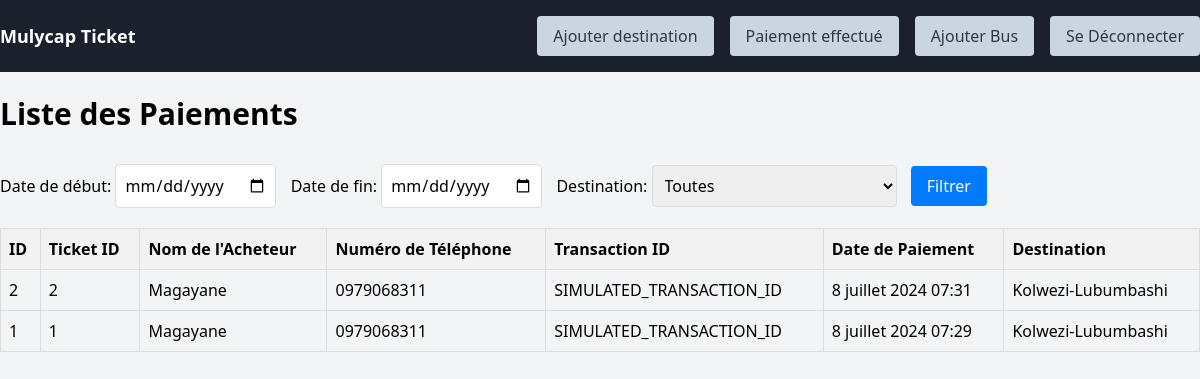
The page /payments/ (signed in) on the database as committed earlier.
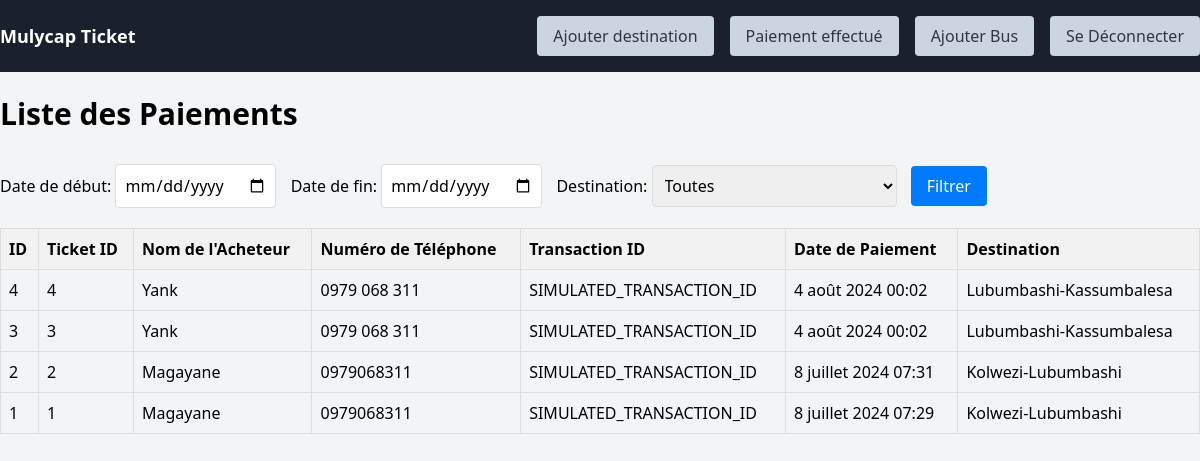
The same page on the database as committed later.
### project/models.py (models this page shows, shortened)
class Payment(models.Model):
    ticket = models.OneToOneField(Ticket, on_delete=models.CASCADE)
    transaction_id = models.CharField(max_length=100)
    payment_date = models.DateTimeField(auto_now_add=True)

class Ticket(models.Model):
    user = models.ForeignKey(User, on_delete=models.CASCADE)
    destination = models.ForeignKey(Destination, on_delete=models.CASCADE)
    purchase_date = models.DateTimeField(auto_now_add=True)
    departure_date = models.DateField()
    is_confirmed = models.BooleanField(default=False)
    amount_paid = models.PositiveBigIntegerField(default=0)
    pdf = models.FileField(upload_to='tickets/', null=True, blank=True)  # Champ pour le fichier PDF

class User(AbstractBaseUser, PermissionsMixin):
    email = models.EmailField(('email address'), unique=True)
    first_name = models.CharField(('first name'), max_length=30, blank=True)
    last_name = models.CharField(('last name'), max_length=30, blank=True)
    phone_number = models.CharField(max_length=100,unique=True,blank=True)
    date_joined = models.DateTimeField(('date joined'), auto_now_add=True)
    is_active = models.BooleanField(('active'), default=True)
    is_staff = models.BooleanField(('staff'), default=True)
    objects = UserManager()
    USERNAME_FIELD = 'email'
    REQUIRED_FIELDS = []
    class Meta:
        verbose_name = ('user')
        verbose_name_plural = ('users')

class Destination(models.Model):
    name = models.CharField(max_length=100)
    heure_depart = models.TimeField()
    bus = models.ForeignKey(Bus,on_delete=models.CASCADE)
    photo = models.ImageField(upload_to='voyage')
    montant = models.PositiveBigIntegerField(default=0)

### project/views.py (the view)
# urls.py: path('payments/', views.payment_list, name='payment_list'),
@login_required
def payment_list(request):
    start_date = request.GET.get('start_date')
    end_date = request.GET.get('end_date')
    destination_id = request.GET.get('destination')
    payments = Payment.objects.all().order_by('-payment_date')
    if start_date and end_date:
        start_date = datetime.strptime(start_date, '%Y-%m-%d')
        end_date = datetime.strptime(end_date, '%Y-%m-%d')
        payments = payments.filter(payment_date__range=(start_date, end_date))
    if destination_id:
        payments = payments.filter(ticket__destination_id=destination_id)
    destinations = Destination.objects.all()
    return render(request, 'payment_list.html', {
        'payments': payments,
        'start_date': start_date,
        'end_date': end_date,
        'destinations': destinations,
        'selected_destination': destination_id
    })

### project/templates/payment_list.html (shortened to what this page needs)
{% extends 'base.html' %}
{% block content %}
    <h1 class="text-3xl font-bold mb-8">Liste des Paiements</h1>
    <form method="get" class="filter-form">
        <label for="start_date">Date de début:</label>
        <input type="date" id="start_date" name="start_date" value="{{ start_date|date:'Y-m-d' }}">
        <label for="end_date">Date de fin:</label>
        <input type="date" id="end_date" name="end_date" value="{{ end_date|date:'Y-m-d' }}">
        <label for="destination">Destination:</label>
        <select id="destination" name="destination">
            <option value="">Toutes</option>
        </select>
        <button type="submit">Filtrer</button>
    </form>
    <table class="payment-table">
        <thead>
            <tr>
                <th>ID</th>
                <th>Ticket ID</th>
                <th>Nom de l'Acheteur</th>
                <th>Numéro de Téléphone</th>
                <th>Transaction ID</th>
                <th>Date de Paiement</th>
                <th>Destination</th>
            </tr>
        </thead>
        <tbody>
            {% for payment in payments %}
                <tr>
                    <td>{{ payment.id }}</td>
                    <td>{{ payment.ticket.id }}</td>
                    <td>{{ payment.ticket.user.name }} {{ payment.ticket.user.last_name }}</td>
                    <td>{{ payment.ticket.user.phone_number }}</td>
                    <td>{{ payment.transaction_id }}</td>
                    <td>{{ payment.payment_date }}</td>
                    <td>{{ payment.ticket.destination.name }}</td>
                </tr>
            {% endfor %}
        </tbody>
    </table>
{% endblock %}

### project/templates/base.html (shortened to what this page needs)
<!DOCTYPE html>
<html lang="en">
<head>
    <link href="https://cdn.jsdelivr.net/npm/tailwindcss@2.2.19/dist/tailwind.min.css" rel="stylesheet">
</head>
<body class="bg-gray-100">
    <nav class="bg-gray-800 py-4" x-data="{ open: false }">
        <div class="container mx-auto flex justify-between items-center">
            <a href="{% url 'home' %}" class="text-white font-bold text-lg">Mulycap Ticket</a>
            <div :class="{'block': open, 'hidden': !open}" class="hidden lg:flex lg:items-center lg:space-x-4">
                {% if user.is_authenticated %}
                    {% if user.is_superuser %}
                        <a href="{% url 'add_destination' %}" class="btn btn-secondary">Ajouter destination</a>
                        <a href="{% url 'payment_list' %}" class="btn btn-secondary">Paiement effectué</a>
                        <a href="{% url 'create_bus' %}" class="btn btn-secondary">Ajouter Bus</a>
                    {% endif %}
                    <a href="{% url 'logout' %}" class="btn btn-secondary">Se Déconnecter</a>
                {% else %}
                    <a href="{% url 'login' %}" class="btn btn-primary mr-4">Login</a>
                    <a href="{% url 'register' %}" class="btn btn-secondary">Register</a>
                {% endif %}
            </div>
        </div>
    </nav>
    <br/>
    <div class="container mx-auto mt-8">
        {% block content %}
        {% endblock %}
    </div>
</body>
</html>

### project/templates/base.html (style rules this page uses)
body { font-family: 'Segoe UI', Tahoma, Geneva, Verdana, sans-serif; }
.container { max-width: 1200px; margin: 0 auto; }
.bg-gray-800 { background-color: #1a202c; }
.btn { padding: 8px 16px; border-radius: 4px; transition: all 0.3s ease; }
.btn-secondary { background-color: #cbd5e0; color: #2d3748; }

### project/templates/payment_list.html (style rules this page uses)
.payment-table { width: 100%; border-collapse: collapse; margin-top: 20px; }
.payment-table th, .payment-table td { border: 1px solid #ddd; padding: 8px; }
.payment-table th { background-color: #f2f2f2; text-align: left; }
.filter-form { margin-bottom: 20px; }
.filter-form input[type="date"], .filter-form select { padding: 0.5rem; border: 1px solid #ddd; border-radius: 0.25rem; margin-right: 10px; }
.filter-form button { padding: 0.5rem 1rem; background-color: #007bff; color: #fff; border: none; border-radius: 0.25rem; cursor: pointer; }

Rows that differ between the two databases and show on the page:
added Payment: id "4", ticket.id "4", ticket.user.last_name "Yank", ticket.user.phone_number "0979 068 311", transaction_id "SIMULATED_TRANSACTION_ID", payment_date "4 août 2024 00:02", ticket.destination.name "Lubumbashi-Kassumbalesa"
added Payment: id "3", ticket.id "3", ticket.user.last_name "Yank", ticket.user.phone_number "0979 068 311", transaction_id "SIMULATED_TRANSACTION_ID", payment_date "4 août 2024 00:02", ticket.destination.name "Lubumbashi-Kassumbalesa"
